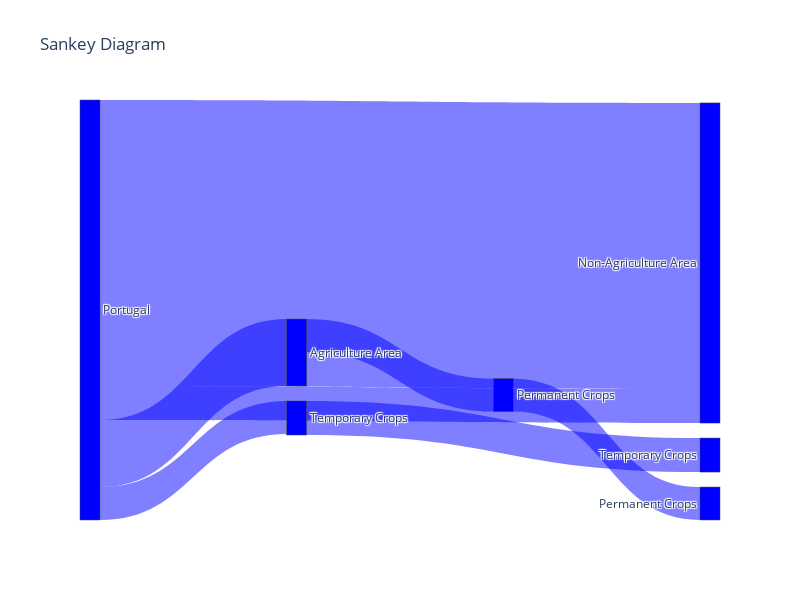

The notebook cell saved with this chart:
### Code cell
import pandas as pd
import plotly.graph_objects as go

# Define the names and abbreviations of permanent crops
perm_crops = {
    'Olive plantations': 'Olive',
    'Vineyards': 'Vine',
    'Fresh fruit plantations (excluding citrus plantations)': 'Fresh Fr',
    'Nuts plantations': 'Nuts',
    'Citrus plantations': 'Citrus',
    'Fruit plantations (subtropical climate zones)': 'Fruit',
    'Other permanent crops': 'Others'
}

# Define the names and abbreviations of temporary crops
temp_crops = {
    'Cereals': 'Cereals',
    'Fodder plants': 'Fodder',
    'Potatoes': 'Potatoes',
    'Dried pulses': 'D Pulses',
    'Temporary grasses and grazings': 'Grasses',
    'Industrial crops': 'Indust',
    'Fresh vegetables': 'Fr Veget',
    'Other temporary crops': 'Others',
    'Flowers and ornamental plants': 'Ornam',
    'Sugarbeets': 'Sugarbeets'
}

# Read the temporary crop database
temp_crop_data = pd.read_csv('3_temp_crops.csv')

# Calculate the total area of temporary crops
temp_crop_area = temp_crop_data['Area_2019'].sum()

# Read the permanent crop database
perm_crop_data = pd.read_csv('3_perm_crops.csv')

# Calculate the total area of permanent crops
perm_crop_area = perm_crop_data['Area_2019'].sum()

agriculture_area = perm_crop_area + temp_crop_area
print(agriculture_area)
# Calculate the areas
total_area = 9221200
non_agriculture_area = total_area - agriculture_area

# Create Sankey diagram data
labels = ['Portugal', 'Agriculture Area', 'Non-Agriculture Area', 'Temporary Crops', 'Permanent Crops']
source = [0, 0, 0, 1, 1]
target = [1, 2, 2, 3, 4]
value = [agriculture_area, non_agriculture_area, temp_crop_area, perm_crop_area, perm_crop_area]

# Create category crops breakdown (placeholders)
category_labels = ['Temporary Crops', 'Permanent Crops']
category_source = [3, 4]
category_target = [5, 6]
category_value = [temp_crop_area, perm_crop_area]

# Create figure
fig = go.Figure(data=[go.Sankey(
    node=dict(
        label=labels + category_labels,
        pad=15,
        thickness=20,
        color='blue'
    ),
    link=dict(
        source=source + category_source,
        target=target + category_target,
        value=value + category_value,
        color='rgba(0, 0, 255, 0.5)'
    ))])

# Set layout
fig.update_layout(
    title='Sankey Diagram',
    font=dict(size=12),
    height=600,
    width=800
)

# Display the Sankey diagram
fig.show()

### Figure 1 — Plotly figure (JSON) as saved in the notebook; plotly's stock layout.template omitted (floating-point values rounded to 4 significant figures)
{"data": [{"link": {"color": "rgba(0, 0, 255, 0.5)", "source": [0, 0, 0, 0, 1, 3, 4], "target": [1, 2, 2, 3, 4, 5, 6], "value": [1748793, 7472407, 888264, 860529, 860529, 888264, 860529]}, "node": {"color": "blue", "label": ["Portugal", "Agriculture Area", "Non-Agriculture Area", "Temporary Crops", "Permanent Crops", "Temporary Crops", "Permanent Crops"], "pad": 15, "thickness": 20}, "type": "sankey"}], "layout": {"font": {"size": 12}, "height": 600, "title": {"text": "Sankey Diagram"}, "width": 800}}
